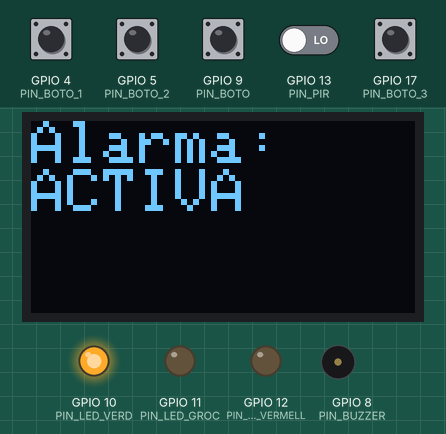
Recording of a program running on a simulated ESP32-S3. Shown: 128×64 one-colour display, output pins drawn as LEDs (lit = HIGH), buzzer (waves = sounding, pin HIGH). The test bench sets the inputs (shaded band); at power-on: GPIO 4 (PIN_BOTO_1), GPIO 5 (PIN_BOTO_2), GPIO 9 (PIN_BOTO), GPIO 17 (PIN_BOTO_3) HIGH, GPIO 13 (PIN_PIR) LOW. WiFi joins after 1.5 s; servers stay silent unless stated; the local clock reads 2024-03-15 10:24:30 at power-on unless the program sets it; random numbers use the default seed unless the program sets one; web services answer with replies made up by the test bench; what the program prints to the serial monitor is not drawn.

Above: at 3.7 s.
3.8 s: GPIO 13 (PIN_PIR) driven HIGH
At 4.4 s:
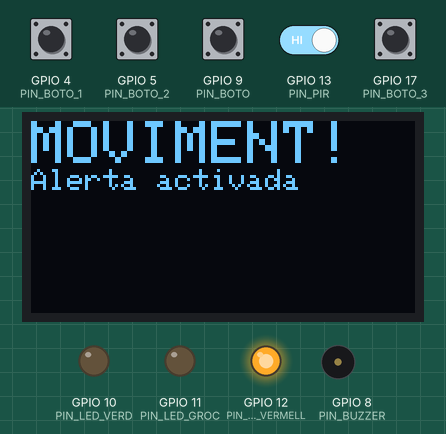
6.8 s: GPIO 9 (PIN_BOTO) pulled LOW for 0.15 s
At 7.7 s:
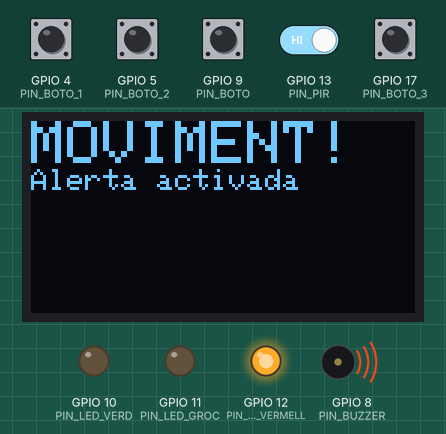
Timing chart, 0 to 14.0 s (numbered marks = the images above; inputs shaded):
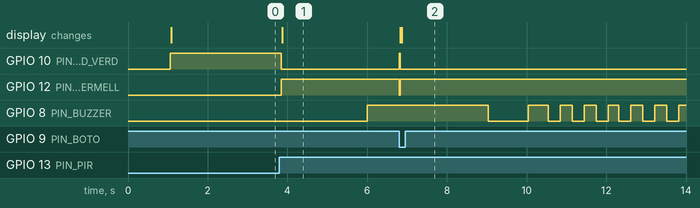

Measured:
- after the input at 3.8 s, GPIO 10 (PIN_LED_VERD): HIGH → LOW at once; GPIO 12 (PIN_LED_VERMELL): LOW → HIGH at once; GPIO 8 (PIN_BUZZER): LOW → HIGH after 2.2 s; the display: changes after 0.07 s (image 1)
- after the input at 6.8 s, GPIO 10 (PIN_LED_VERD): LOW → HIGH at once, → LOW 0.03 s later; GPIO 12 (PIN_LED_VERMELL): HIGH → LOW at once, → HIGH 0.03 s later; the display: first changes at once (image 2 shows a later state)

The program:

main.cpp
```cpp
#include <Arduino.h>
#include <WiFi.h>
#include "Buzzer.h"
#include "Alarma.h"
#include "PantallaOLED.h"
#include "SensorPIR.h"
#include "GestorReset.h"
#include "ServidorWeb.h"
#include "TelegramBot.h"
#include <time.h>

// WiFi
const char* ssid = "MOVISTAR_ACF4";
const char* password = "E03E3069BF14EC99CD10";

// Pins
const int PIN_LED_VERD = 10;
const int PIN_LED_GROC = 11;
const int PIN_LED_VERMELL = 12;
const int PIN_BOTO = 9;
const int PIN_PIR = 13;
const int PIN_BOTO_1 = 4;
const int PIN_BOTO_2 = 5;
const int PIN_BOTO_3 = 17;
const int PIN_BUZZER = 8;

// Objectes globals
PantallaOLED pantalla;
Alarma alarma(PIN_LED_VERD, PIN_LED_GROC, PIN_LED_VERMELL, PIN_BOTO, &pantalla);
SensorPIR sensor(PIN_PIR, &alarma);
GestorReset gestorReset(PIN_BOTO_1, PIN_BOTO_2, PIN_BOTO_3, &alarma, &sensor);
ServidorWeb web(&alarma);
Buzzer buzzer(PIN_BUZZER);

// Variables de control alarma
unsigned long tempsIniciAlarma = 0;
bool alarmaAnteriorDisparada = false;

// Variables temporitzador Telegram
unsigned long ultimaConsultaTelegram = 0;
const unsigned long intervalTelegram = 3000; // cada 3 segons

void setup() {
  Serial.begin(115200);
  buzzer.iniciar();

  pantalla.inicialitza();
  alarma.inicialitza();
  sensor.inicialitza();
  gestorReset.inicialitza();
  randomSeed(analogRead(0));

  // Assignar sensor a alarma per període d'espera
  alarma.setSensorPIR(&sensor);

  // Connexió WiFi i web
  web.iniciar(ssid, password);
  alarma.setServidorWeb(&web);

  // Configura la hora NTP
  configTime(7200, 0, "pool.ntp.org", "time.nist.gov");
  Serial.println("⌛ Esperant hora...");
  while (time(nullptr) < 100000) {
      delay(500);
      Serial.print(".");
  }
  Serial.println("\n🕒 Hora sincronitzada");

  // Configura Telegram
  configurarTelegram("7781183717:AAExhvGk1YOv1YqXkJ6nSB09ot_rKx9eBOo", "1757602767");
}

void loop() {
  bool araDisparada = alarma.estaActiva() && alarma.estaDisparada();
  unsigned long tempsActual = millis();

  // Telegram: consulta cada 3 segons
  if (tempsActual - ultimaConsultaTelegram >= intervalTelegram) {
    ultimaConsultaTelegram = tempsActual;
    actualitzaTelegram();
  }

  // Si rep codi correcte → desactiva alarma
  if (codiCorrecteRebut()) {
    alarma.desactiva();
    reiniciaCodi();
  }

  // Si rep "activar" → activa alarma
  if (peticioActivarRebuda()) {
    alarma.activa();
    reiniciaPeticioActivar();
  }

  // Control buzzer segons temps d’alarma disparada
  if (araDisparada) {
    if (!alarmaAnteriorDisparada) {
      tempsIniciAlarma = tempsActual;
      alarmaAnteriorDisparada = true;
    }

    unsigned long tempsTranscorregut = tempsActual - tempsIniciAlarma;

    if (tempsTranscorregut < 5000) {
      if ((tempsActual / 1000) % 2 == 0) buzzer.sonar();
      else buzzer.parar();
    } else if (tempsTranscorregut < 10000) {
      if ((tempsActual / 300) % 2 == 0) buzzer.sonar();
      else buzzer.parar();
    } else {
      buzzer.sonar();
    }
  } else {
    buzzer.parar();
    alarmaAnteriorDisparada = false;
  }

  alarma.actualitza();
  sensor.comprovaMoviment(alarma.estaActiva());
  gestorReset.actualitza();
  web.actualitza();

  delay(50);  // Retard curt per estabilitat en lectura del sensor PIR
}
```

Alarma.cpp
```cpp
#include "Alarma.h"
#include "ServidorWeb.h"
#include "SensorPIR.h"
#include <Arduino.h>
#include "TelegramBot.h"   // Per enviar missatges Telegram

Alarma::Alarma(int pinVerd, int pinGroc, int pinVermell, int pinBoto, PantallaOLED* pantalla)
  : _pinVerd(pinVerd), _pinGroc(pinGroc), _pinVermell(pinVermell), _pinBoto(pinBoto),
    _estatAlarma(true), _alarmaDisparada(false), _botoPrement(false), _pantalla(pantalla),
    _web(nullptr), _sensor(nullptr) {}

void Alarma::setSensorPIR(SensorPIR* sensor) {
    _sensor = sensor;
}

void Alarma::inicialitza() {
    pinMode(_pinVerd, OUTPUT);
    pinMode(_pinGroc, OUTPUT);
    pinMode(_pinVermell, OUTPUT);
    pinMode(_pinBoto, INPUT_PULLUP);
    actualitzaLeds();

    if (_pantalla) {
        _pantalla->mostrarEstat(_estatAlarma);
    }
}

void Alarma::actualitza() {
    bool botoPremut = digitalRead(_pinBoto) == LOW;

    if (botoPremut && !_botoPrement) {
        _botoPrement = true;

        if (_alarmaDisparada) {
            resetAlarmaDisparada();
        } else {
            _estatAlarma = !_estatAlarma;
            mostrarEstatActual();

            if (_web) {
                _web->afegeixEsdeveniment(_estatAlarma
                    ? "🔔 Alarma activada (botó físic)"
                    : "🔕 Alarma desactivada (botó físic)");
            }

            Serial.println(_estatAlarma ? "Alarma ACTIVADA (LED VERD)" : "Alarma DESACTIVADA (LED GROC)");

            // Si s'activa l'alarma des del botó, iniciem període d'espera al sensor
            if (_estatAlarma && _sensor != nullptr) {
                _sensor->iniciarEspera();
            }
        }
    }

    if (!botoPremut) {
        _botoPrement = false;
    }
}

void Alarma::actualitzaLeds() {
    if (_alarmaDisparada) {
        digitalWrite(_pinVerd, LOW);
        digitalWrite(_pinGroc, LOW);
        digitalWrite(_pinVermell, HIGH);
    } else {
        digitalWrite(_pinVerd, _estatAlarma ? HIGH : LOW);
        digitalWrite(_pinGroc, _estatAlarma ? LOW : HIGH);
        digitalWrite(_pinVermell, LOW);
    }
}

bool Alarma::estaActiva() const {
    return _estatAlarma;
}

bool Alarma::estaDisparada() const {
    return _alarmaDisparada;
}

void Alarma::dispararAlarma() {
    if (!_alarmaDisparada) {
        _alarmaDisparada = true;
        actualitzaLeds();

        if (_pantalla) {
            _pantalla->mostrarAlertaMoviment();
        }

        if (_web) {
            _web->afegeixEsdeveniment("🚨 Alarma disparada per moviment");
        }

        Serial.println("🔴 Alarma disparada!");

        int codi = random(1000, 9999);
        enviarMissatgeAmbCodi(codi);
    }
}

void Alarma::resetAlarmaDisparada() {
    _alarmaDisparada = false;
    mostrarEstatActual();
    Serial.println("🔁 Alarma resetejada");
}

void Alarma::mostrarEstatActual() {
    actualitzaLeds();
    if (_pantalla) {
        _pantalla->mostrarEstat(_estatAlarma);
    }
}

void Alarma::activa() {
    _estatAlarma = true;
    _alarmaDisparada = false;
    mostrarEstatActual();
    Serial.println("✅ Alarma activada manualment");

    if (_sensor != nullptr) {
        _sensor->iniciarEspera();
    }

    if (_web) _web->afegeixEsdeveniment("🔔 Alarma activada (web)");
}

void Alarma::desactiva() {
    _estatAlarma = false;
    _alarmaDisparada = false;
    mostrarEstatActual();
    Serial.println("🟡 Alarma desactivada manualment");

    if (_web) _web->afegeixEsdeveniment("🔕 Alarma desactivada (web)");
}

void Alarma::setServidorWeb(ServidorWeb* web) {
    _web = web;
}
```

Alarma.h
```cpp
#ifndef ALARMA_H
#define ALARMA_H

#include "PantallaOLED.h"

// Predeclaració per evitar dependència circular
class ServidorWeb;
class SensorPIR;  // Afegit predeclaració

class Alarma {
public:
    Alarma(int pinVerd, int pinGroc, int pinVermell, int pinBoto, PantallaOLED* pantalla);

    void activa();
    void desactiva();

    void inicialitza();
    void actualitza();

    bool estaActiva() const;
    bool estaDisparada() const;

    void dispararAlarma();
    void resetAlarmaDisparada(); // 🆕 Reset manual via botó

    void setServidorWeb(ServidorWeb* web); // 🆕
    void setSensorPIR(SensorPIR* sensor);  // 🆕 Setter per assignar sensor PIR

private:
    int _pinVerd, _pinGroc, _pinVermell, _pinBoto;
    bool _estatAlarma;
    bool _alarmaDisparada;
    bool _botoPrement;

    PantallaOLED* _pantalla;
    ServidorWeb* _web = nullptr; // 🆕
    SensorPIR* _sensor = nullptr; // 🆕 punter al sensor PIR

    void actualitzaLeds();
    void mostrarEstatActual(); // 🆕 Per mostrar pantalla i LEDs d’un sol cop
};

#endif
```

Buzzer.cpp
```cpp
#include "Buzzer.h"
#include <Arduino.h>

Buzzer::Buzzer(int pin) {
    this->pin = pin;
}

void Buzzer::iniciar() {
    pinMode(pin, OUTPUT);
    digitalWrite(pin, LOW);
}

void Buzzer::sonar() {
    digitalWrite(pin, HIGH);
}

void Buzzer::parar() {
    digitalWrite(pin, LOW);
}
```

Buzzer.h
```cpp
#ifndef BUZZER_H
#define BUZZER_H

class Buzzer {
private:
    int pin;
public:
    Buzzer(int pin);
    void iniciar();
    void sonar();
    void parar();
};

#endif
```

GestorReset.cpp
```cpp
#include "GestorReset.h"
#include <Arduino.h>

#define ANTIREBOT_DELAY 30  // ms, ajustat per millorar detecció

// Array per guardar l’últim temps que es va considerar vàlida la pulsació per cada botó
unsigned long tempsUltimPress[3] = {0, 0, 0};

GestorReset::GestorReset(int p1, int p2, int p3, Alarma* alarma, SensorPIR* sensor)
: _alarma(alarma), _sensor(sensor) {
    _pins[0] = p1;
    _pins[1] = p2;
    _pins[2] = p3;
    for (int i = 0; i < 3; ++i) _estatBotons[i] = false;
}

void GestorReset::inicialitza() {
    for (int i = 0; i < 3; ++i) {
        pinMode(_pins[i], INPUT_PULLUP);
    }
    reiniciaSequencia();
}

void GestorReset::reiniciaSequencia() {
    _posicio = 0;
    for (int i = 0; i < 4; ++i) _entrada[i] = 0;
}

void GestorReset::actualitza() {
    if (!_alarma->estaDisparada()) return;

    unsigned long ara = millis();

    for (int i = 0; i < 3; ++i) {
        bool premut = digitalRead(_pins[i]) == LOW;

        // Detecta només l’inici de la pulsació (canvi de no premut a premut)
        if (premut && !_estatBotons[i]) {
            // Comprova el temps des de l’última pulsació per evitar rebots
            if (ara - tempsUltimPress[i] > ANTIREBOT_DELAY) {
                tempsUltimPress[i] = ara;

                _estatBotons[i] = true;

                _entrada[_posicio] = i + 1;
                _posicio++;

                Serial.print("Botó premut: ");
                Serial.println(i + 1);

                if (_posicio == 4) {
                    bool correcte = true;
                    for (int j = 0; j < 4; ++j) {
                        if (_entrada[j] != _seq[j]) correcte = false;
                    }

                    if (correcte) {
                        Serial.println("✅ Seqüència correcta! Desactivant alarma...");
                        _alarma->desactiva();
                        _sensor->iniciarEspera();
                    } else {
                        Serial.println("❌ Seqüència incorrecta. Reiniciant seqüència...");
                    }

                    reiniciaSequencia();
                }
            }
        }

        // Quan es deixa anar el botó, o si fa massa temps que està premut, permet detectar noves pulsacions
        if (!premut || (ara - tempsUltimPress[i]) > 1000) {
            _estatBotons[i] = false;
        }
    }
}
```

GestorReset.h
```cpp
#ifndef GESTORRESET_H
#define GESTORRESET_H

#include "Alarma.h"
#include "SensorPIR.h"

class GestorReset {
public:
    GestorReset(int p1, int p2, int p3, Alarma* alarma, SensorPIR* sensor);
    void inicialitza();
    void actualitza();

private:
    int _pins[3];
    Alarma* _alarma;
    SensorPIR* _sensor;

    int _seq[4] = {1, 2, 2, 3};
    int _entrada[4];
    int _posicio = 0;
    bool _estatBotons[3];

    void reiniciaSequencia();
};

#endif
```

PantallaOLED.cpp
```cpp
#include "PantallaOLED.h"
#include <Wire.h>
#include <Arduino.h>

#define SCREEN_WIDTH 128
#define SCREEN_HEIGHT 64
#define OLED_ADDR 0x3C

PantallaOLED::PantallaOLED()
: _display(SCREEN_WIDTH, SCREEN_HEIGHT, &Wire, -1) {}

void PantallaOLED::inicialitza() {
    Wire.begin(2, 1); // SDA = GPIO 2, SCL = GPIO 1

    if (!_display.begin(SSD1306_SWITCHCAPVCC, OLED_ADDR)) {
        Serial.println("No s'ha detectat la pantalla OLED.");
        return;
    }

    _display.clearDisplay();
    _display.setTextSize(2);
    _display.setTextColor(SSD1306_WHITE);
    _display.setCursor(0, 0);
    _display.println("Inicialitzant...");
    _display.display();
    delay(1000);
}

void PantallaOLED::mostrarEstat(bool estatAlarma) {
    _display.clearDisplay();
    _display.setTextSize(2);
    _display.setTextColor(SSD1306_WHITE);
    _display.setCursor(0, 0);

    _display.println("Alarma:");
    _display.setTextSize(2);
    _display.println(estatAlarma ? "ACTIVA" : "INACTIVA");

    _display.display();
}

void PantallaOLED::mostrarAlertaMoviment() {
    _display.clearDisplay();
    _display.setTextSize(2);
    _display.setTextColor(SSD1306_WHITE);
    _display.setCursor(0, 0);
    _display.println("MOVIMENT!");
    _display.setTextSize(1);
    _display.println("Alerta activada");
    _display.display();
}
```

PantallaOLED.h
```cpp
#ifndef PANTALLAOLED_H
#define PANTALLAOLED_H

#include <Adafruit_SSD1306.h>

class PantallaOLED {
public:
    PantallaOLED();
    void inicialitza();
    void mostrarEstat(bool estatAlarma);
    void mostrarAlertaMoviment();  // 🆕

private:
    Adafruit_SSD1306 _display;
};

#endif
```

SensorPIR.cpp
```cpp
#include "SensorPIR.h"
#include <Arduino.h>

SensorPIR::SensorPIR(int pinPIR, Alarma* alarma)
    : _pinPIR(pinPIR), _alarma(alarma) {}

void SensorPIR::inicialitza() {
    pinMode(_pinPIR, INPUT);
    _esperaActiva = false;
}

void SensorPIR::iniciarEspera() {
    _esperaActiva = true;
    _momentReinici = millis();
    Serial.println("SensorPIR: Període d'espera iniciat.");
}

void SensorPIR::comprovaMoviment(bool alarmaActiva) {
    if (!alarmaActiva || _alarma->estaDisparada()) return;

    if (_esperaActiva) {
        if (millis() - _momentReinici < 3000) {
            Serial.println("SensorPIR: Esperant període d'espera, no detecta moviment.");
            return;
        }
        _esperaActiva = false;
        Serial.println("SensorPIR: Període d'espera acabat.");
    }

    bool moviment = digitalRead(_pinPIR) == HIGH;

    if (moviment) {
        Serial.println("SensorPIR: Moviment detectat! Disparant alarma.");
        _alarma->dispararAlarma();
    }
}
```

SensorPIR.h
```cpp
#ifndef SENSORPIR_H
#define SENSORPIR_H

#include "Alarma.h"

class SensorPIR {
private:
    int _pinPIR;
    Alarma* _alarma;

    bool _esperaActiva = false;
    unsigned long _momentReinici = 0;

public:
    SensorPIR(int pinPIR, Alarma* alarma);

    void inicialitza();

    void iniciarEspera();

    void comprovaMoviment(bool alarmaActiva);
};

#endif
```

ServidorWeb.h
```cpp
#ifndef SERVIDORWEB_H
#define SERVIDORWEB_H

#include <WebServer.h>
#include <WiFi.h>
#include <vector>
#include "Alarma.h"

class ServidorWeb {
public:
    ServidorWeb(Alarma* alarma);
    void iniciar(const char* ssid, const char* password);
    void actualitza();
    void afegeixEsdeveniment(const String& text);  // 🆕

private:
    WebServer server;
    Alarma* alarma;
    std::vector<String> historial;

    void handleRoot();
    void handleToggle();
    void handleHistorial();  // 🆕
    bool autenticar();
};

#endif
```

TelegramBot.h
```cpp
#ifndef TELEGRAMBOT_H
#define TELEGRAMBOT_H

#include <Arduino.h>

void configurarTelegram(const char* token, const char* chatId);
void actualitzaTelegram();

void enviarMissatgeAmbCodi(int codi);
bool codiCorrecteRebut();
void reiniciaCodi();

bool peticioActivarRebuda();
void reiniciaPeticioActivar();

#endif
```

Source omitted: ServidorWeb.cpp (5669 bytes), TelegramBot.cpp (5388 bytes)
